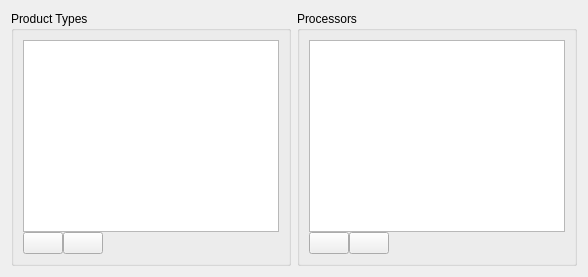
       <widget class="QWidget" name="pageProdProc">
        <layout class="QHBoxLayout" name="horizontalLayout_12">
         <item>
          <widget class="QGroupBox" name="gpboxPT">
           <property name="title">
            <string>Product Types</string>
           </property>
           <layout class="QVBoxLayout" name="verticalLayout_9">
            <property name="spacing">
             <number>0</number>
            </property>
            <item>
             <widget class="QListView" name="listProductTypes">
              <property name="dragEnabled">
               <bool>true</bool>
              </property>
              <property name="dragDropMode">
               <enum>QAbstractItemView::InternalMove</enum>
              </property>
              <property name="selectionBehavior">
               <enum>QAbstractItemView::SelectRows</enum>
              </property>
             </widget>
            </item>
            <item>
             <layout class="QHBoxLayout" name="horizontalLayout_31">
              <property name="spacing">
               <number>0</number>
              </property>
              <item>
               <widget class="QPushButton" name="btnAddProduct">
                <property name="toolTip">
                 <string>Add new host to list</string>
                </property>
                <property name="text">
                 <string/>
                </property>
                <property name="icon">
                 <iconset resource="configtool.qrc">
                  <normaloff>:/img/img/plus.png</normaloff>:/img/img/plus.png</iconset>
                </property>
               </widget>
              </item>
              <item>
               <widget class="QPushButton" name="btnRemoveProduct">
                <property name="toolTip">
                 <string>Remove host from list</string>
                </property>
                <property name="text">
                 <string/>
                </property>
                <property name="icon">
                 <iconset resource="configtool.qrc">
                  <normaloff>:/img/img/minus.png</normaloff>:/img/img/minus.png</iconset>
                </property>
               </widget>
              </item>
              <item>
               <spacer name="horizontalSpacer_12">
                <property name="orientation">
                 <enum>Qt::Horizontal</enum>
                </property>
                <property name="sizeHint" stdset="0">
                 <size>
                  <width>40</width>
                  <height>20</height>
                 </size>
                </property>
               </spacer>
              </item>
             </layout>
            </item>
           </layout>
          </widget>
         </item>
         <item>
          <widget class="QGroupBox" name="groupBox_5">
           <property name="title">
            <string>Processors</string>
           </property>
           <layout class="QVBoxLayout" name="verticalLayout_22">
            <property name="spacing">
             <number>0</number>
            </property>
            <item>
             <widget class="QListView" name="listProcs">
              <property name="dragEnabled">
               <bool>true</bool>
              </property>
              <property name="dragDropMode">
               <enum>QAbstractItemView::InternalMove</enum>
              </property>
              <property name="selectionBehavior">
               <enum>QAbstractItemView::SelectRows</enum>
              </property>
             </widget>
            </item>
            <item>
             <layout class="QHBoxLayout" name="horizontalLayout_30">
              <property name="spacing">
               <number>0</number>
              </property>
              <item>
               <widget class="QPushButton" name="btnAddProcessor">
                <property name="toolTip">
                 <string>Add new host to list</string>
                </property>
                <property name="text">
                 <string/>
                </property>
                <property name="icon">
                 <iconset resource="configtool.qrc">
                  <normaloff>:/img/img/plus.png</normaloff>:/img/img/plus.png</iconset>
                </property>
               </widget>
              </item>
              <item>
               <widget class="QPushButton" name="btnRemoveProcessor">
                <property name="toolTip">
                 <string>Remove host from list</string>
                </property>
                <property name="text">
                 <string/>
                </property>
                <property name="icon">
                 <iconset resource="configtool.qrc">
                  <normaloff>:/img/img/minus.png</normaloff>:/img/img/minus.png</iconset>
                </property>
               </widget>
              </item>
              <item>
               <spacer name="horizontalSpacer_16">
                <property name="orientation">
                 <enum>Qt::Horizontal</enum>
                </property>
                <property name="sizeHint" stdset="0">
                 <size>
                  <width>40</width>
                  <height>20</height>
                 </size>
                </property>
               </spacer>
              </item>
             </layout>
            </item>
           </layout>
          </widget>
         </item>
        </layout>
       </widget>
